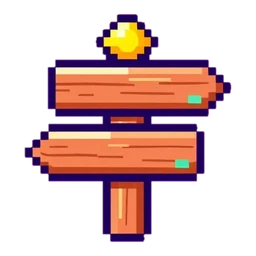
#> input picture tools/art/ach_src/ach_adv_act1.webp, 256 x 256 px, given in place of a_flame.webp, which was not available
$ python flame_small.py art/ach_src/ach_adv_act1.webp out.png out.png
#> lines starting #> are read from the running program, lines starting #| are printed output that depends on the picture; after the words box and inside, x2 and y2 are one past the last pixel; in counts of white or black regions, pixels touching at a corner belong together; pictures that were not available may be replaced by others from this repository, and a replacement may not be noted
### tools/pxkit.py
#!/usr/bin/env python3
"""Geolite - utilidades de pixel art dibujado a mano en codigo (solo desarrollo).
Mascaras booleanas numpy (alto x ancho), morfologia sin scipy, paleta de la marca y el globo con continentes reales
(Natural Earth de data/world.js, proyeccion ortografica). Lo usan tools/make_brand.py y tools/pixel_cleanup.py."""
import json, math
from pathlib import Path
import numpy as np
from PIL import Image, ImageDraw

ROOT = Path(__file__).resolve().parent.parent

def hexc(h, a=255):
    h = h.lstrip("#"); return (int(h[0:2], 16), int(h[2:4], 16), int(h[4:6], 16), a)

# ---- paleta de la marca (rampas con desplazamiento de tono: sombras hacia el rojo/violeta, luces hacia el amarillo/cian)
P = {k: hexc(v) for k, v in dict(
    ink="1a0b26", plum="3a1a5e", plum2="2a1145", plumhi="5a2d86",
    g0="fffbe6", g1="ffe58a", g2="ffc94a", g3="f59e2e", g4="c9621f", g5="8f3322",
    ex1="a8391f", ex2="7a2328", ex3="4e1530",
    bulb="ffffff", bulb2="fff4c2",
    o0="7fe3ff", o1="3fb0ff", o2="2479e8", o3="1c4fc2", o4="1b2f8a", o5="1a1d5c",
    l0="d8f58a", l1="8fe05a", l2="46b84a", l3="2a8a4a", l4="1f5e45", l5="1a3d3f",
    c0="fffdf5", c1="efe3c8", c2="c6ad8a", r0="ff5a55", r1="e0283a", r2="a3173a", r3="6c1236",
    w0="fff6e6", w1="d9cbb8",
).items()}

# ---- morfologia
# [5 lines left out: function shift, not called in this run]

def disk(r):
    return [(dx, dy) for dy in range(-r, r + 1) for dx in range(-r, r + 1) if dx * dx + dy * dy <= r * r + r * 0.8]

# [5 lines left out: function dilate, not called in this run]

def erode(m, r=1, cross=True):
    return ~dilate(~m, r, cross)

def opening(m, r):
    return dilate(erode(m, r, False), r, False) if r else m

def edge(m, dx, dy):
    """pixeles de m cuyo vecino (dx,dy) esta vacio"""
    return m & ~shift(m, -dx, -dy)

def paint(img, m, c):
    img[m] = c

def to_image(arr):
    return Image.fromarray(arr.astype(np.uint8), "RGBA")

def canvas(w, h):
    return np.zeros((h, w, 4), np.uint8)

def alpha(arr):
    return arr[..., 3] > 0

# [7 lines left out: function blit, not called in this run]

def outline(arr, col, cross=True):
    """contorno de 1 px alrededor de todo lo opaco"""
    a = alpha(arr); ring = dilate(a, 1, cross) & ~a; arr[ring] = col; return arr

# ---- tierra real: TopoJSON de data/world.js -> mascara equirectangular
_LAND = None
# [61 lines left out: functions land_mask, sphere, despeckle, not called in this run]

### tools/flame_small.py
"""Geolite - llama de 32 celdas sacada de assets/icons/a_flame.webp (64 celdas), para el fuego de la caja de la racha del ticket (v0.2.15).
   python tools/flame_small.py . assets/icons/a_flame_s.png hoja.png   (y luego a webp sin perdida)"""
import sys
from pathlib import Path
import numpy as np
from PIL import Image
WT = Path(sys.argv[1]); sys.path.insert(0, str(WT / "tools"))
from pxkit import dilate, erode
src = np.array(Image.open(WT / "assets/icons/a_flame.webp").convert("RGBA"))[::8, ::8].astype(int)   # 64x64 celdas
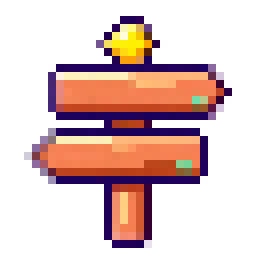
#> src: shape (32, 32, 4) int64 (shown 8 times larger); mean R, G, B, A 64.1, 36.6, 34.9, 93.6; transparent parts drawn white
a = src[..., 3] > 0
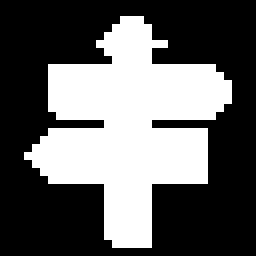
#> a: shape (32, 32) bool (shown 8 times larger); 38.1% white; 1 white region, box (x1, y1, x2, y2) and area: (3, 2, 29, 31) 390
L = src[..., 0] * .299 + src[..., 1] * .587 + src[..., 2] * .114
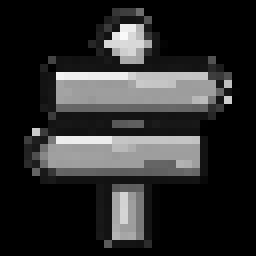
#> L: shape (32, 32) float64 (shown 8 times larger); min 0, max 249.1, mean 44.6
ink = a & (L < 70)
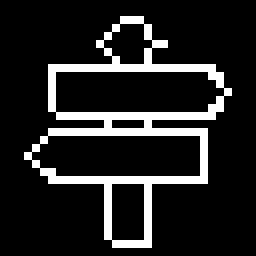
#> ink: shape (32, 32) bool (shown 8 times larger); 13.6% white in thin lines or dots, all inside (x1, y1, x2, y2) = (3, 2, 29, 31)
body = a & ~ink
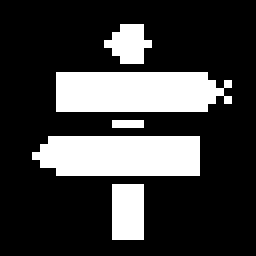
#> body: shape (32, 32) bool (shown 8 times larger); 24.5% white; 5 white regions (1 under 20 px), largest, box (x1, y1, x2, y2) and area: (7, 9, 29, 14) 101, (4, 17, 25, 22) 98, (14, 23, 18, 30) 28, (13, 3, 19, 8) 20
cols = {}
H = 32
out = np.zeros((H, H, 4), np.uint8)
bm = np.zeros((H, H), bool)
for y in range(H):
    for x in range(H):
        blk = [(yy, xx) for yy in (2 * y, 2 * y + 1) for xx in (2 * x, 2 * x + 1)]
#> (the run stopped early here; a loop or call above may not have finished)
